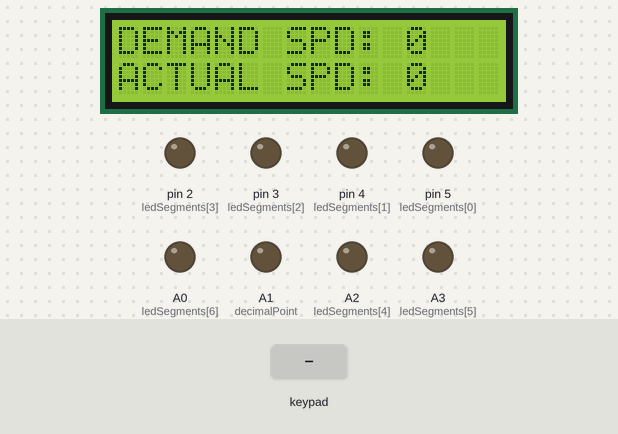
Bench run of a sketch on a simulated Arduino Uno, built with avr-gcc and run on an emulated ATmega328P. Shown: 16×2 character LCD, output pins drawn as LEDs (lit = HIGH). The inputs (shaded band) are chosen by the test bench. The local clock reads 2024-03-15 10:24:30 at power-on unless the sketch sets it; random numbers use the default seed unless the sketch sets one; what the sketch prints to the serial monitor is not drawn.

Above: at 3.3 s.
3.4 s: key '#' pressed
At 4.4 s:
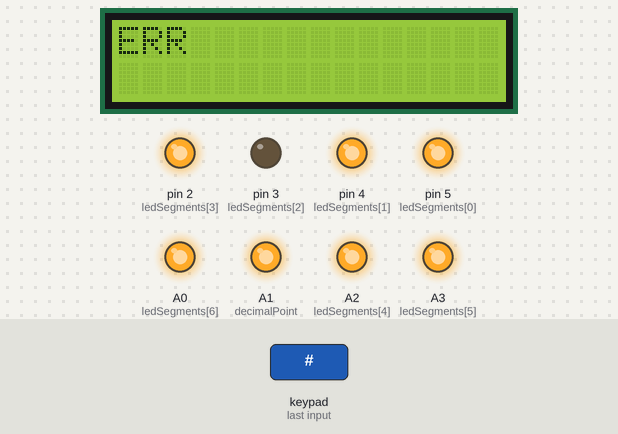
6.4 s: keypad keys 9 8 7 6 * pressed 0.4 s apart
At 8.8 s:
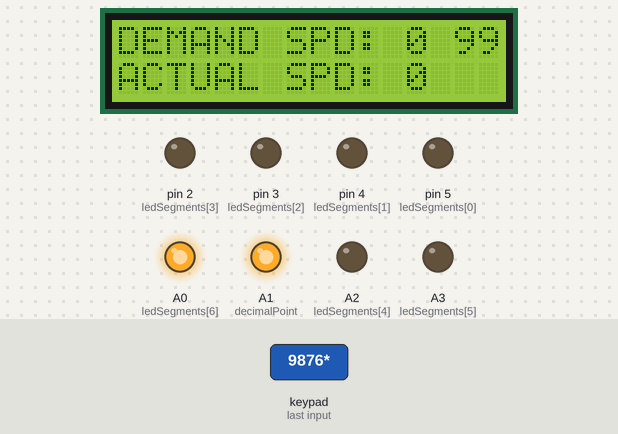
9.9 s: key '1' pressed
At 11.1 s:
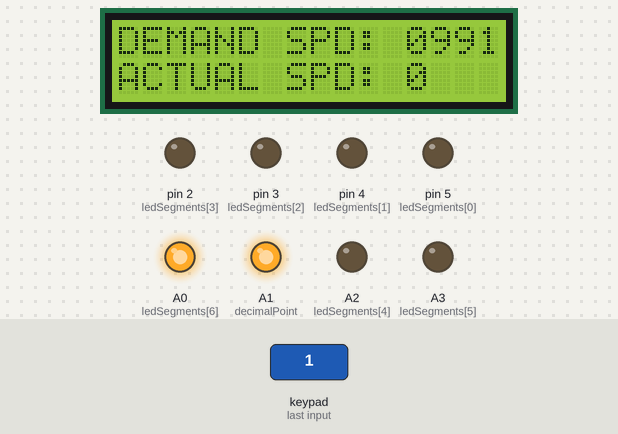
11.4 s: keypad keys 9 8 7 6 # pressed 0.4 s apart
At 13.7 s:
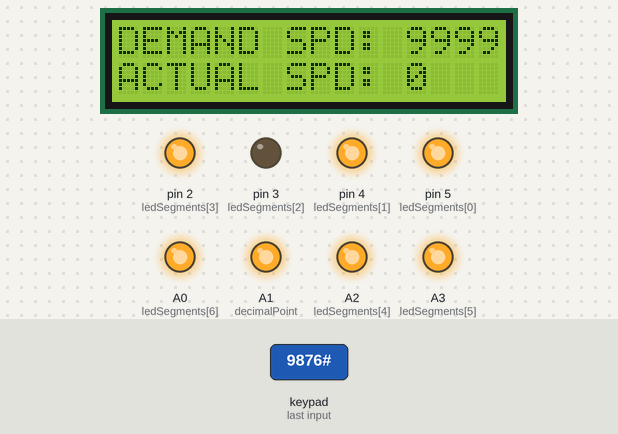
14.9 s: keypad keys 9 8 7 6 pressed 0.4 s apart
At 15.93 s:
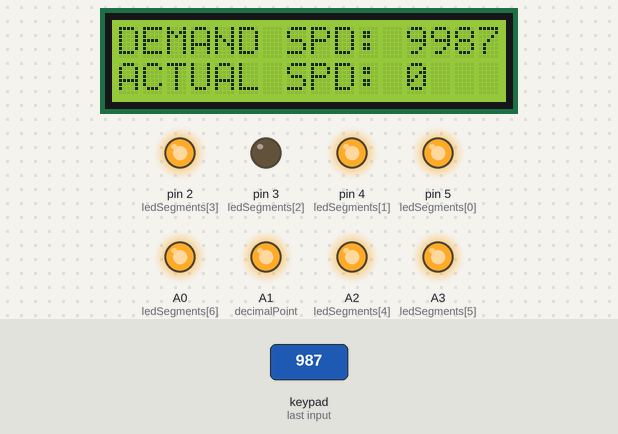
18.0 s: key '*' pressed
At 18.7 s:
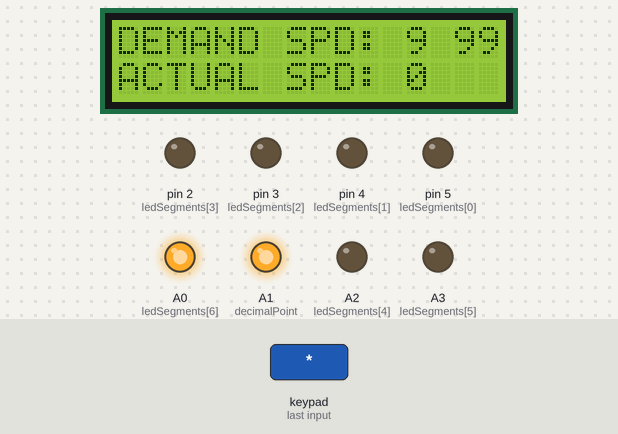
Timing chart, 0 to 21.0 s (numbered marks = the images above; inputs shaded):
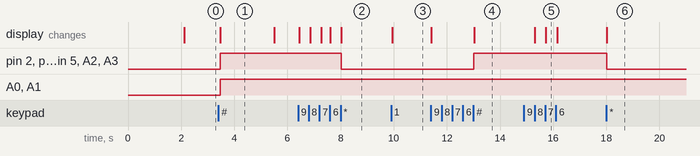

The sketch:

last_test_Speedo_meter.ino
```cpp
#include <Keypad.h>
#include <LiquidCrystal_I2C.h>
#include <RTClib.h>

RTC_DS1307 rtc;

const byte ROWS = 4;
const byte COLS = 3;
char keys[ROWS][COLS] = {
  {'1', '2', '3'},
  {'4', '5', '6'},
  {'7', '8', '9'},
  {'*', '0', '#'}
};
byte rowPins[ROWS] = {9, 8, 7, 6};
byte colPins[COLS] = {12, 11, 10};
Keypad keypad = Keypad(makeKeymap(keys), rowPins, colPins, ROWS, COLS);
int ledSegments[7] = {5, 4, 3, 2, A2, A3, A0};
int decimalPoint = A1;

LiquidCrystal_I2C lcd(0x20, 16, 2);

int demandSpeed = 0;
int actualSpeed = 0;
bool demandSpeedEntered = false;
bool actualSpeedMeasured = false;
bool logging_enabled = false;
DateTime current_time;

// Function prototypes
void initialize();
void updateDemandSpeed(char key);
void clearDemandSpeed();
void printSpeeds();
void measureActualSpeed();
void displaySegment(char character, int* ledSegments, int decimalPoint);

void setup() {
  initialize();
  for (int i = 0; i < 7; i++) {
    pinMode(ledSegments[i], OUTPUT);
  }

  Serial.begin(9600);
  Wire.begin();
  rtc.begin();
  rtc.adjust(DateTime(F(__DATE__), F(__TIME__))); // set RTC to compile time

  // hardcoded initialization time for testing purposes
  rtc.adjust(DateTime(2023, 5, 2, 12, 0, 0));

  // Set decimal point pin as output
  pinMode(decimalPoint, OUTPUT);
}

void loop() {

  current_time = rtc.now();
  if (current_time.second() == 0 && demandSpeed > 0 && logging_enabled) {
    // log data every second
    log_data(current_time);
  }

  char key = keypad.getKey();
  if (key != NO_KEY) {

    switch (key) {
      case '*':
        // Display 'b' for '*'
        displaySegment('b', ledSegments, decimalPoint);
        clearDemandSpeed();
        break;
      case '#':
        displaySegment('E', ledSegments, decimalPoint);
        if (demandSpeedEntered && demandSpeed >= 0 && demandSpeed <= 999) {
          printSpeeds();
        } else {
          lcd.clear();
          lcd.setCursor(0, 0);
          lcd.print("ERR");
          delay(2000);
          printSpeeds();
        }
        demandSpeedEntered = false;
        actualSpeedMeasured = false;
        demandSpeed = 0;
        actualSpeed = 0;
        break;
      case '0': case '1': case '2': case '3': case '4':
      case '5': case '6': case '7': case '8': case '9':
        updateDemandSpeed(key);
        break;
    }
  }
  if (!actualSpeedMeasured && millis() % 1000 == 0) {
    measureActualSpeed();
    if (actualSpeedMeasured) {
      printSpeeds();
    }
  }

  update_display(current_time);
}

// Function to initialize the LCD and display a "Starting..." message
void initialize() {
  lcd.init();
  lcd.backlight();
  lcd.setCursor(0, 0);
  lcd.print("Starting...");
  delay(2000);
  lcd.clear();
  lcd.setCursor(0, 0);
  lcd.print("DEMAND SPD: 0");
  lcd.setCursor(0, 1);
  lcd.print("ACTUAL SPD: 0");
}

// Function to update the demand speed based on the key pressed
void updateDemandSpeed(char key) {
  if (!demandSpeedEntered) {
    demandSpeed = 0;
    lcd.setCursor(13, 0);
    lcd.print("_");
  }
  demandSpeed = demandSpeed * 10 + (key - '0');
  if (demandSpeed > 999) {
    demandSpeed = 999;
  }
  lcd.setCursor(13, 0);
  lcd.print(demandSpeed);
  demandSpeedEntered = true;
}

// Function to clear the demand speed (i.e. backspace)
void clearDemandSpeed() {
  if (demandSpeedEntered) {
    demandSpeed /= 10;
    lcd.setCursor(13, 0);
    lcd.print(" ");
  }
}

// Function to print the demand and actual speeds to the LCD
void printSpeeds() {
  lcd.setCursor(0, 0);
  lcd.print("DEMAND SPD: ");
  lcd.print(demandSpeed);
  lcd.setCursor(0, 1);
  lcd.print("ACTUAL SPD: ");
  lcd.print(actualSpeed);
}

// Function to simulate measuring the actual speed
void measureActualSpeed() {
  actualSpeed = random(200, 300);
  lcd.setCursor(13, 1);
  lcd.print(actualSpeed);
  actualSpeedMeasured = true;
}

void displaySegment(char character, int* ledSegments, int decimalPoint) {
  int segmentMap[10][7] = {
    {1, 1, 1, 1, 1, 1, 0},  // 0
    {0, 1, 1, 0, 0, 0, 0},  // 1
    {1, 1, 0, 1, 1, 0, 1},  // 2
    {1, 1, 1, 1, 0, 0, 1},  // 3
    {0, 1, 1, 0, 0, 1, 1},  // 4
    {1, 0, 1, 1, 0, 1, 1},  // 5
    {1, 0, 1, 1, 1, 1, 1},  // 6
    {1, 1, 1, 0, 0, 0, 0},  // 7
    {1, 1, 1, 1, 1, 1, 1},  // 8
    {1, 1, 1, 1, 0, 1, 1}   // 9
  };

  // Check if the character is a digit (0-9)
  if (isdigit(character)) {
    int digit = character - '0';
    for (int i = 0; i < 7; i++) {
      digitalWrite(ledSegments[i], segmentMap[digit][i]);
    }
  } else {
    // Handle non-digit characters (e.g. 'E', 'b')
    switch (character) {
      case 'E':
        digitalWrite(ledSegments[0], HIGH);
        digitalWrite(ledSegments[1], HIGH);
        digitalWrite(ledSegments[2], LOW);
        digitalWrite(ledSegments[3], HIGH);
        digitalWrite(ledSegments[4], HIGH);
        digitalWrite(ledSegments[5], HIGH);
        digitalWrite(ledSegments[6], HIGH);
        break;
      case 'b':
        digitalWrite(ledSegments[0], LOW);
        digitalWrite(ledSegments[1], LOW);
        digitalWrite(ledSegments[2], LOW);
        digitalWrite(ledSegments[3], LOW);
        digitalWrite(ledSegments[4], LOW);
        digitalWrite(ledSegments[5], LOW);
        digitalWrite(ledSegments[6], HIGH);
        break;
    }
  }

  // Turn on the decimal point
  digitalWrite(decimalPoint, HIGH);
}


void log_data(DateTime time_stamp) {
  Serial.print(time_stamp.day());
  Serial.print(".");
  Serial.print(time_stamp.month());
  Serial.print(".");
  Serial.print(time_stamp.year());
  Serial.print(" ");
  Serial.print(time_stamp.hour());
  Serial.print(":");
  Serial.print(time_stamp.minute());
  Serial.print(":");
  Serial.print(time_stamp.second());
  Serial.print(" ");
  Serial.print(demandSpeed);
  Serial.print(" ");
  Serial.println(actualSpeed);
}


void update_display(DateTime time_stamp) {
  Serial.print("Date: ");
  Serial.print(time_stamp.day());
  Serial.print(".");
  Serial.print(time_stamp.month());
  Serial.print(".");
  Serial.print(time_stamp.year());
  Serial.print(" Time: ");
  Serial.print(time_stamp.hour());
  Serial.print(":");
  if (time_stamp.minute() < 10) {
    Serial.print("0");
  }
  Serial.print(time_stamp.minute());
  Serial.print(":");
  if (time_stamp.second() < 10) {
    Serial.print("0");
  }
  Serial.print(time_stamp.second());
  Serial.print(" Demanded Speed: ");
  Serial.print(demandSpeed);
  Serial.print(" Actual Speed: ");
  Serial.println(actualSpeed);
}

void set_logging(bool enabled) {
  logging_enabled = enabled;
  if (logging_enabled) {
    Serial.println("Logging enabled");
  } else {
    Serial.println("Logging disabled");
  }
}
```

Measured:
- after the input at 3.4 s, pin 2 (ledSegments[3]), pin 4 (ledSegments[1]), pin 5 (ledSegments[0]), A0 (ledSegments[6]), A1 (decimalPoint), A2 (ledSegments[4]), A3 (ledSegments[5]): LOW → HIGH after 0.06 s; the display: changes after 0.07 s (image 1)
- after the input at 6.4 s, pin 2 (ledSegments[3]), pin 4 (ledSegments[1]), pin 5 (ledSegments[0]), A2 (ledSegments[4]), A3 (ledSegments[5]): HIGH → LOW after 1.6 s; the display: first changes after 0.05 s (image 2 shows a later state)
- after the input at 9.9 s, the display: changes after 0.05 s (image 3)
- after the input at 11.4 s, pin 2 (ledSegments[3]), pin 4 (ledSegments[1]), pin 5 (ledSegments[0]), A2 (ledSegments[4]), A3 (ledSegments[5]): LOW → HIGH after 1.6 s; the display: first changes at once (image 4 shows a later state)
- after the input at 14.9 s, the display: first changes after 0.42 s (image 5 shows a later state)
- after the input at 18.0 s, pin 2 (ledSegments[3]), pin 4 (ledSegments[1]), pin 5 (ledSegments[0]), A2 (ledSegments[4]), A3 (ledSegments[5]): HIGH → LOW at once; the display: changes at once (image 6)
- what the display in image 1 shows lasts 2.0 s, from 3.5 s to 5.5 s
